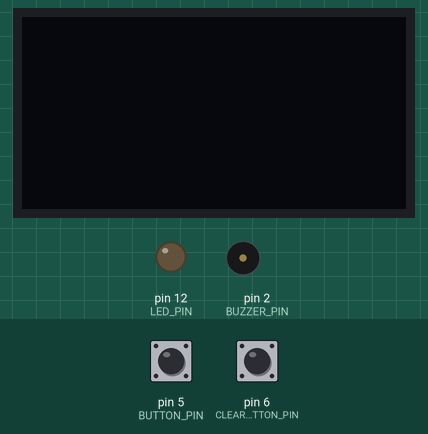
Recording of a sketch running on a simulated Arduino Uno, built with avr-gcc and run on an emulated ATmega328P. Parts: 128×64 one-colour display, output pins drawn as LEDs (lit = HIGH), buzzer (waves = sounding). The inputs (shaded band) are chosen by the test bench; at power-on: pin 5 (BUTTON_PIN) HIGH, pin 6 (CLEAR_BUTTON_PIN) HIGH. The display library's start-up logo is not drawn.

Above: at 2.2 s.
2.3 s: pin 5 (BUTTON_PIN) pulled LOW for 0.15 s
At 2.9 s:
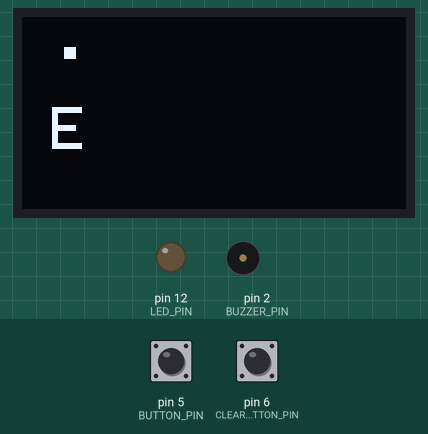
3.0 s: pin 5 (BUTTON_PIN) pulled LOW for 1 s
At 4.56 s:
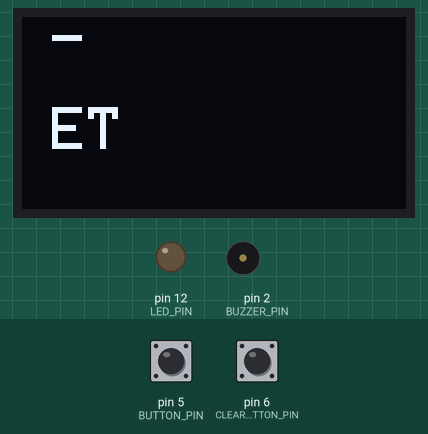
4.6 s: pin 5 (BUTTON_PIN) pulled LOW for 0.15 s
At 5.2 s:
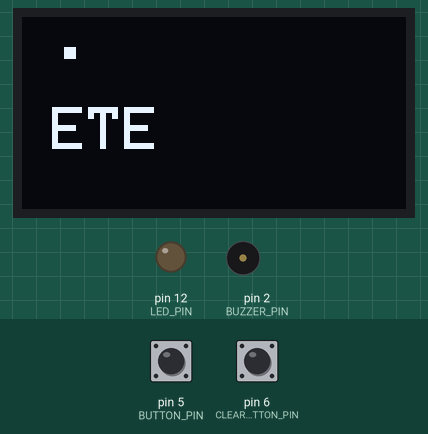
5.3 s: pin 6 (CLEAR_BUTTON_PIN) pulled LOW for 0.15 s
At 6.8 s:
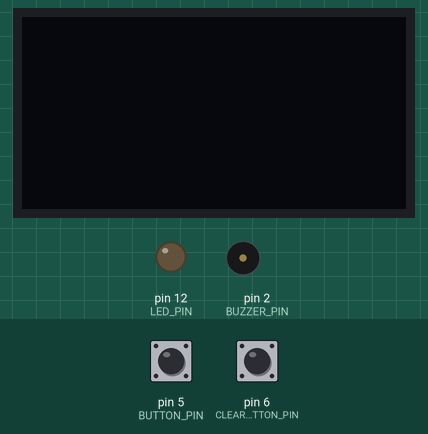
7.8 s: pin 5 (BUTTON_PIN) pulled LOW for 3.2 s
At 11.56 s:
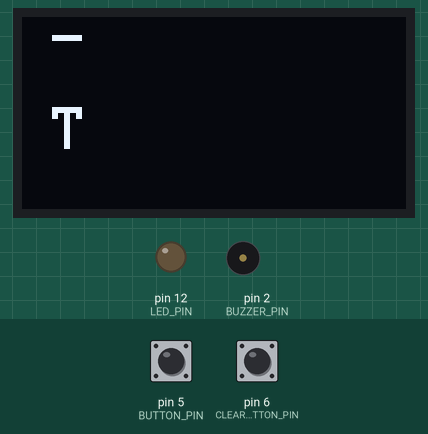
11.6 s: pin 5 (BUTTON_PIN) pulled LOW for 0.15 s
At 12.4 s:
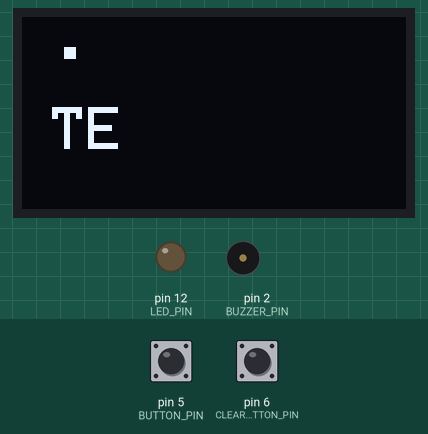
Timing chart, 0 to 13.3 s (numbered marks = the images above; inputs shaded):
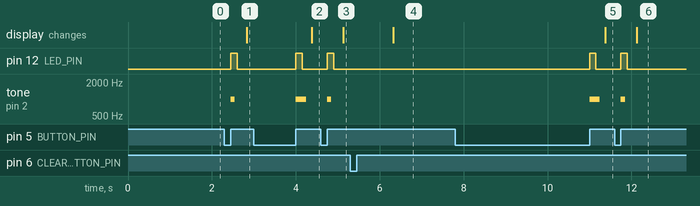

The sketch:

Morse_V2_um_botao.ino
```cpp
#include <Wire.h>
#include <Adafruit_GFX.h>
#include <Adafruit_SSD1306.h>

#define BUZZER_PIN 2
#define BUTTON_PIN 5 // Botão para registrar pontos e traços
#define CLEAR_BUTTON_PIN 6 // Botão para limpar o display
#define LED_PIN 12
#define SCREEN_WIDTH 128
#define SCREEN_HEIGHT 64
#define OLED_RESET 4
#define SCREEN_ADDRESS 0x3C
Adafruit_SSD1306 display(SCREEN_WIDTH, SCREEN_HEIGHT, &Wire, OLED_RESET);

String myWord = "";
String decodedText = "";
unsigned long buttonPressStartTime = 0; // Para rastrear o tempo de pressão do botão
bool buttonPressed = false;
unsigned long lastPressTime = 0; // Para rastrear o tempo da última pressão
const unsigned long dotDuration = 200; // Duração para considerar um ponto
const unsigned long dashDuration = 150; // Duração para considerar um traço
const unsigned long debounceDelay = 200; // Tempo para considerar uma sequência completa

// Tabela de Morse
const char* morseToLetter[36] = {
    ".-",   // A
    "-...", // B
    "-.-.", // C
    "-..",  // D
    ".",    // E
    "..-.", // F
    "--.",  // G
    "....", // H
    "..",   // I
    ".---", // J
    "-.-",  // K
    ".-..", // L
    "--",   // M
    "-.",   // N
    "---",  // O
    ".--.", // P
    "--.-", // Q
    ".-.",  // R
    "...",  // S
    "-",    // T
    "..-",  // U
    "...-", // V
    ".--",  // W
    "-..-", // X
    "-.--", // Y
    "--..", // Z
    "-----", // 0
    ".----", // 1
    "..---", // 2
    "...--", // 3
    "....-", // 4
    ".....", // 5
    "-....", // 6
    "--...", // 7
    "---..", // 8
    "----."  // 9
};

const char letters[36] = {
    'A', 'B', 'C', 'D', 'E', 'F', 'G', 'H', 'I', 'J',
    'K', 'L', 'M', 'N', 'O', 'P', 'Q', 'R', 'S', 'T',
    'U', 'V', 'W', 'X', 'Y', 'Z', '0', '1', '2', '3',
    '4', '5', '6', '7', '8', '9'
};

void setup() {
    Serial.begin(9600);
    pinMode(BUTTON_PIN, INPUT_PULLUP); // Botão para pontos e traços
    pinMode(CLEAR_BUTTON_PIN, INPUT_PULLUP); // Botão para limpar o display
    pinMode(BUZZER_PIN, OUTPUT);
    pinMode(LED_PIN, OUTPUT);

    // Inicializa o display OLED
    if (!display.begin(SSD1306_SWITCHCAPVCC, SCREEN_ADDRESS)) {
        Serial.println(F("SSD1306 allocation failed"));
        for (;;);
    }
    display.display();
    delay(1000);
    display.clearDisplay();
    display.setTextColor(WHITE);
    display.setTextSize(2);
}

void loop() {
    // Lê o estado do botão principal
    int buttonState = digitalRead(BUTTON_PIN);
    // Lê o estado do botão de limpar
    int clearButtonState = digitalRead(CLEAR_BUTTON_PIN);

    // Verifica se o botão principal foi pressionado
    if (buttonState == LOW && !buttonPressed) {
        buttonPressed = true;
        buttonPressStartTime = millis(); // Marca o tempo de início da pressão
    } else if (buttonState == HIGH && buttonPressed) {
               buttonPressed = false; // Reseta o estado do botão
        unsigned long pressDuration = millis() - buttonPressStartTime; // Duração da pressão

        // Adiciona ponto ou traço com base na duração da pressão
        if (pressDuration < dotDuration) {
            myWord += "."; // Adiciona ponto
            tone(BUZZER_PIN, 1000, 100); // Som para ponto
        } else if (pressDuration >= dashDuration) {
            myWord += "-"; // Adiciona traço
            tone(BUZZER_PIN, 1000, 250); // Som para traço
        }
        digitalWrite(LED_PIN, HIGH);
        delay(150);
        digitalWrite(LED_PIN, LOW);
        lastPressTime = millis(); // Atualiza o tempo da última pressão
    }

    // Verifica se uma letra de Morse completa foi inserida
    if (!buttonPressed) {
        // Verifica se o tempo desde a última pressão é maior que o debounceDelay
        if (millis() - lastPressTime > debounceDelay && myWord.length() > 0) {
            char letter = getLetterFromMorse(myWord);
            if (letter != '?') {
                decodedText += letter; // Adiciona a letra decodificada ao texto
            }
            // Atualiza o display com a sequência de Morse e o texto decodificado
            updateDisplay();
            myWord = ""; // Reseta a string de Morse
        }
    }

    // Verifica se o botão de limpar foi pressionado
    if (clearButtonState == LOW) {
        delay(1000); // Aguarda um segundo para evitar múltiplas leituras
        display.clearDisplay(); // Limpa o display
        myWord = ""; // Reseta a string de Morse
        decodedText = ""; // Reseta o texto decodificado
        updateDisplay(); // Atualiza o display
    }
}

// Função para atualizar o display com a sequência de Morse e o texto decodificado
void updateDisplay() {
    display.clearDisplay();
    display.setTextSize(2);
    display.setCursor(10, 0);
    display.println(myWord); // Exibe a sequência de Morse
    display.setTextSize(2);
    display.setCursor(10, 30); // Ajusta a posição do texto decodificado
    display.print(decodedText); // Exibe o texto decodificado
    display.display();
}

// Função para converter Morse para letra
char getLetterFromMorse(String morseCode) {
    for (int i = 0; i < 36; i++) {
        if (morseCode == morseToLetter[i]) {
            return letters[i]; // Retorna a letra correspondente
        }
    }
    return '?'; // Retorna '?' se não encontrar a letra
}
```

Measured:
- after the input at 2.3 s, pin 12 (LED_PIN): LOW → HIGH after 0.15 s, → LOW 0.15 s later; tone on pin 2 (BUZZER_PIN): silent → 1000 Hz after 0.15 s, → silent 0.10 s later; the display: changes after 0.53 s (image 1)
- after the input at 3.0 s, pin 12 (LED_PIN): LOW → HIGH after 1.0 s, → LOW 0.15 s later; tone on pin 2 (BUZZER_PIN): silent → 1000 Hz after 1.0 s, → silent 0.25 s later; the display: changes after 1.4 s (image 2)
- after the input at 4.6 s, pin 12 (LED_PIN): LOW → HIGH after 0.15 s, → LOW 0.15 s later; tone on pin 2 (BUZZER_PIN): silent → 1000 Hz after 0.15 s, → silent 0.10 s later; the display: changes after 0.53 s (image 3)
- after the input at 5.3 s, the display: changes after 1.0 s (image 4)
- after the input at 7.8 s, pin 12 (LED_PIN): LOW → HIGH after 3.2 s, → LOW 0.15 s later; tone on pin 2 (BUZZER_PIN): silent → 1000 Hz after 3.2 s, → silent 0.25 s later; the display: changes after 3.6 s (image 5)
- after the input at 11.6 s, pin 12 (LED_PIN): LOW → HIGH after 0.15 s, → LOW 0.15 s later; tone on pin 2 (BUZZER_PIN): silent → 1000 Hz after 0.15 s, → silent 0.10 s later; the display: changes after 0.53 s (image 6)
